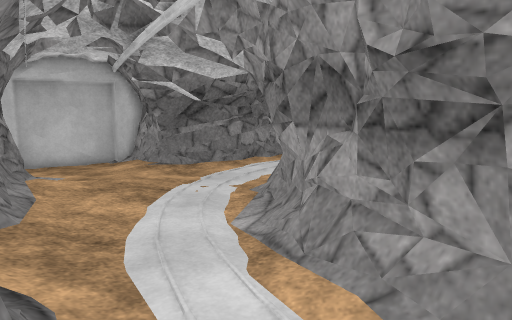
view 1 (above)

15 first-person views from a walk through a Gazebo world. The camera is 1.2 m above the floor, tilts 8° down and sees 70° across. The floor is counted in squares, 0.5 m on a side. Each view is taken from the middle of a square. On the plan, view 1 faces up. The plan holds only what a view shows up to about 20 squares ahead; the rest is blank. The place goes on beyond the plan. Surface patterns are stand-ins for the level's own textures.

view 2
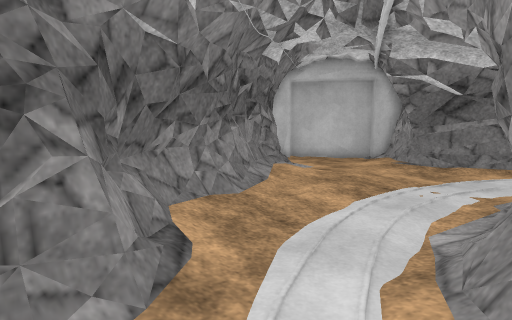

view 3
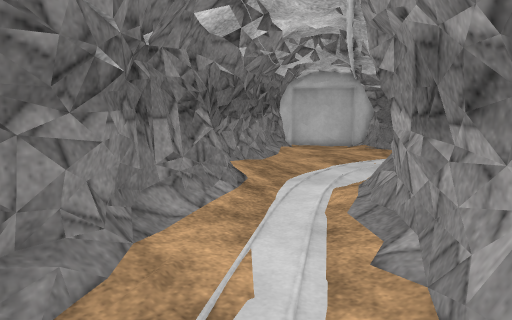

view 4
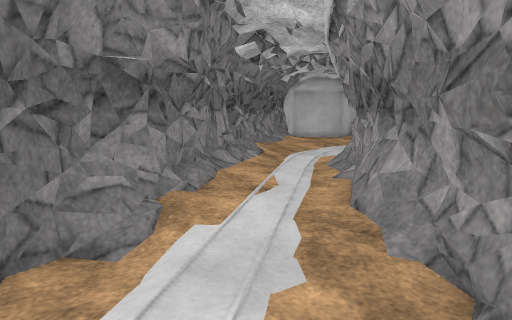

view 5
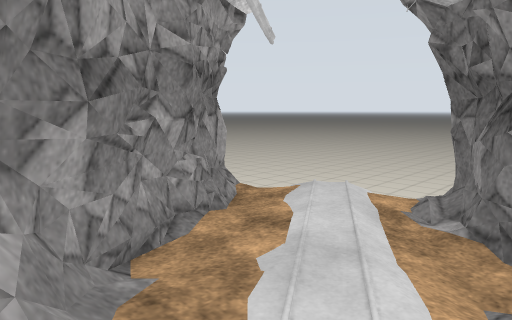

view 6
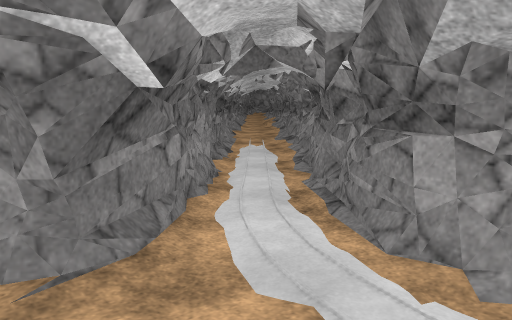

view 7
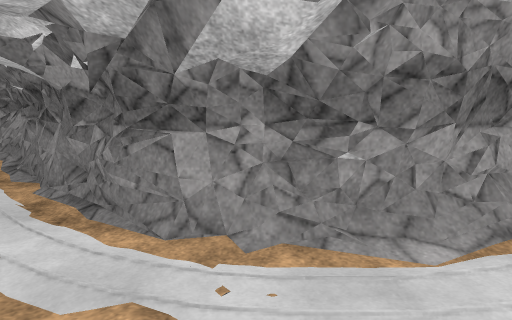

view 8
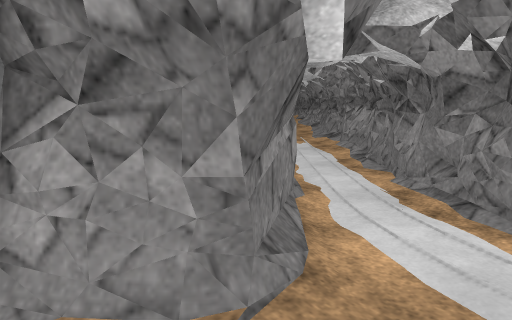

view 9
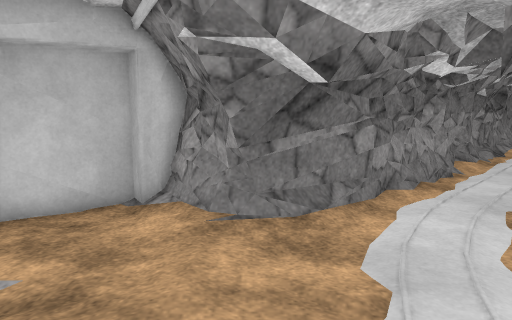

view 10
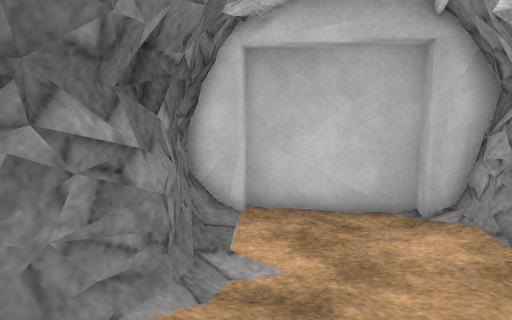

view 11
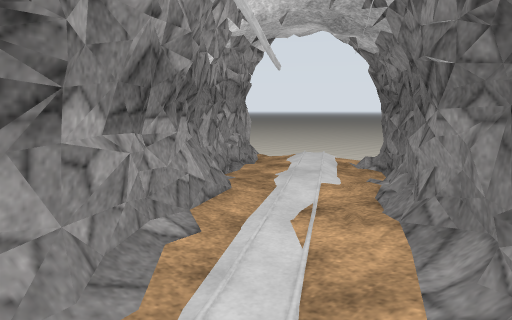

view 12
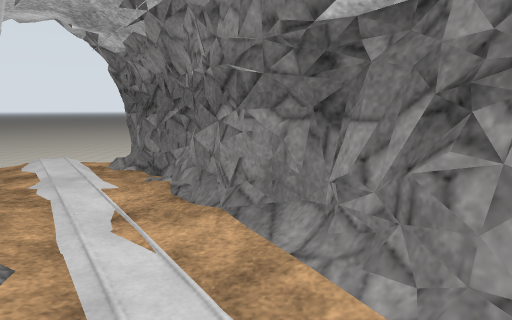

view 13
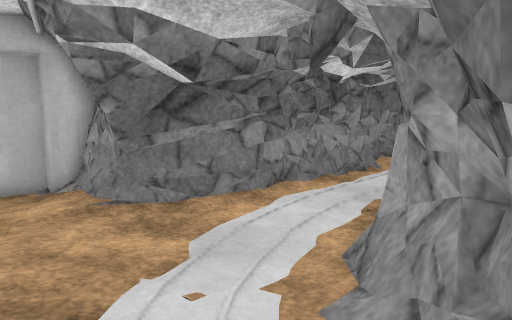

view 14
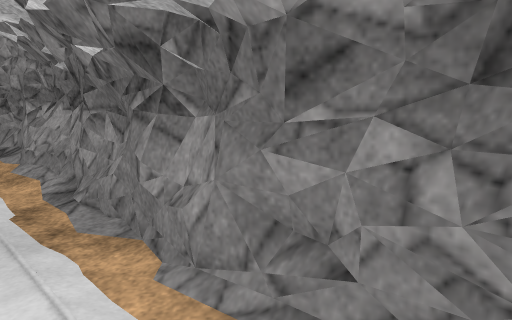

view 15
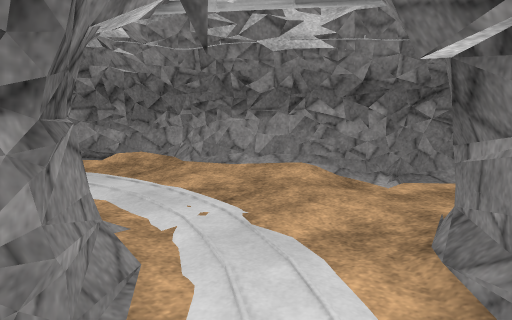

### Floor plan
Key: @ floor where view 1 was taken; # wall or solid block; x gap in a wall; . main floor; : floor 0.25 m higher than the main floor; / step, stairs or slope; = window, fence, low wall or low ledge; v drop or lower ground.
Columns run from 12 left of view 1 to 13 right of it. Each row starts with its distance up from view 1.
 24                ## .....###
 23               ###.....##
 22              ###....##v
 21              ##....##v
 20             ##....=#
 19     ####  ###....=#
 18   ###.=# ###....##
 17  ##...#####....##
 16 ###....###....##v
 15 v##....:.....##
 14  v##...:.....#v
 13    ##::::...##
 12    v#::::...##
 11     ##:::...##
 10     v#:::...##
  9      #=::.:.#=
  8      v##:.::##
  7       v#:.:::#
  6       v##::::#v
  5        ##::::##
  4        v#=::: #v
  3         v#=::::#
  2           #::::##
  1           #=::::##
  0           v#@::::#v
 -1            v#::::=#v
 -2             v#::::=#v
 -3              #::::::#v
 -4              v#:::::.#v
 -5               #:::::.##
 -6               #=.::::.#v
 -7               v#../::.=#
 -8                v#..:::.##
 -9                 v#..::..x
-10                  #../::v
-11                  v#vvv

Where each view was taken, in squares from view 1:
view 1: 0 up, 0 right, facing up
view 2: 1 up, 2 right, facing up-left
view 3: 4 down, 6 right, facing up-left
view 4: 9 down, 10 right, facing up-left
view 5: 1 down, 3 right, facing down-right
view 6: 11 up, 6 left, facing up-right
view 7: 12 up, 7 left, facing right
view 8: 14 up, 7 left, facing up-right
view 9: 9 up, 4 left, facing up
view 10: 10 up, 4 left, facing up-left
view 11: 5 up, 2 left, facing down-right
view 12: 6 up, 0 right, facing down
view 13: 8 up, 1 left, facing up
view 14: 18 up, 0 right, facing right
view 15: 19 up, 3 right, facing down-left
